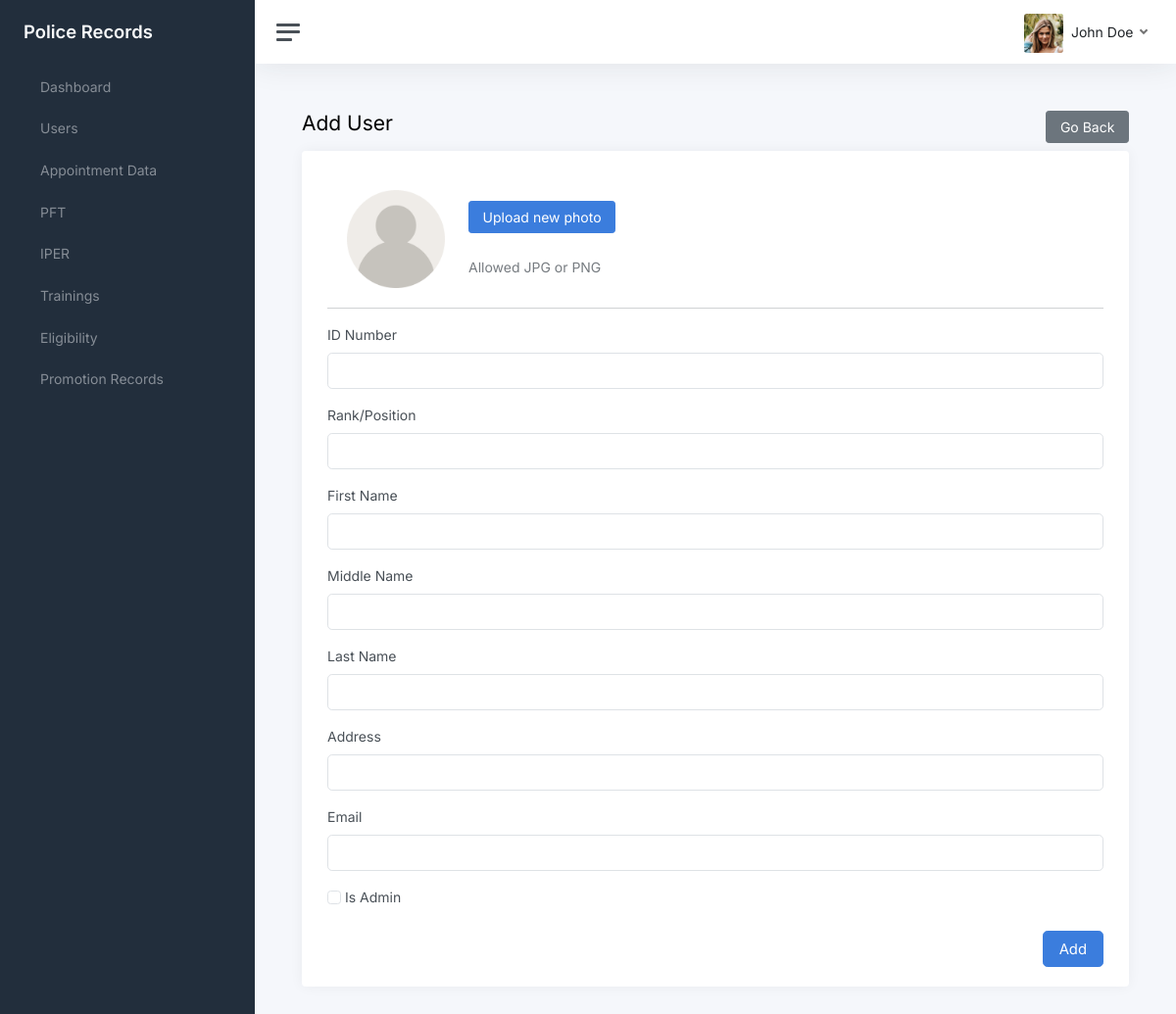
Screenshot of /views/add/user.php (signed in) with the database file from the repository.
### tables this page shows
CREATE TABLE `users` (
  `id` int(11) NOT NULL,
  `id_number` varchar(55) NOT NULL,
  `rank_position` text DEFAULT NULL,
  `first_name` varchar(255) NOT NULL,
  `middle_name` varchar(255) DEFAULT NULL,
  `last_name` varchar(255) NOT NULL,
  `address` varchar(255) DEFAULT NULL,
  `email` varchar(255) NOT NULL,
  `password` text DEFAULT NULL,
  `role` varchar(55) DEFAULT NULL,
  `avatar` varchar(255) DEFAULT NULL,
  `date_created` timestamp NOT NULL DEFAULT current_timestamp()
);

### backend/nodes.php (called while the page is built, shortened)
<?php
require(__DIR__ . "/conn.php");
require(__DIR__ . "/Helpers.php");
$helpers = new Helpers($conn, $_SESSION);

### backend/Helpers.php (called while the page is built, shortened)
<?php
class Helpers
{
  private $conn;
  private $session;
  public function __construct($conn, $session)
  {
    $this->conn = $conn;
    $this->session = $session;
  }
  public function get_current_user()
  {
    $id = $this->session["id"];
    $query = $this->conn->query("SELECT * FROM users WHERE id='$id'");
    return $query->num_rows > 0 ? $query->fetch_object() : null;
  }
  public function get_user_by_id($user_id)
  {
    $query = $this->conn->query("SELECT * FROM users WHERE id='$user_id'");
    return $query->num_rows > 0 ? $query->fetch_object() : null;
  }
  public function get_full_name($user_id, $format = "")
  {
    $user = $this->get_user_by_id($user_id);
    $fullName = "";
    if (!isset($user->mname)) {
      $fullName = ucwords("$user->first_name $user->last_name");
    }
    return $fullName;
  }
  public function get_avatar_link($user_id)
  {
    $user = $this->get_user_by_id($user_id);
    if ($user->avatar) {
      return SERVER_NAME . "/uploads/avatars/$user->avatar";
    }
    return SERVER_NAME . "/custom-assets/images/default.png";
  }
}

### views/components/nav-bar.php (the view, shortened to what this page needs)
<nav class="navbar navbar-expand navbar-light navbar-bg">
  <a class="sidebar-toggle js-sidebar-toggle">
    <i class="hamburger align-self-center"></i>
  </a>
  <div class="navbar-collapse collapse">
    <ul class="navbar-nav navbar-align">
      <li class="nav-item dropdown">
        <a class="nav-link dropdown-toggle d-none d-sm-inline-block" href="#" data-bs-toggle="dropdown">
          <img src="<?= $helpers->get_avatar_link($USER->id) ?>" class=" avatar img-fluid rounded me-1" />
          <span class="text-dark">
            <?= $helpers->get_full_name($USER->id) ?>
          </span>
        </a>
      </li>
    </ul>
  </div>
</nav>

### custom-assets/css/custom.css (style rules this page uses)
body { padding: 0 !important; }
img { object-fit: cover; }

### rows the page displays
users: id+avatar (picture), $helpers->get_full_name($USER->id) "John Doe"

### other values shown
$menu->title "Dashboard"
$menu->title "Users"
$menu->title "Appointment Data"
$menu->title "PFT"
$menu->title "IPER"
$menu->title "Trainings"
$menu->title "Eligibility"
$menu->title "Promotion Records"
$title "Add User"
